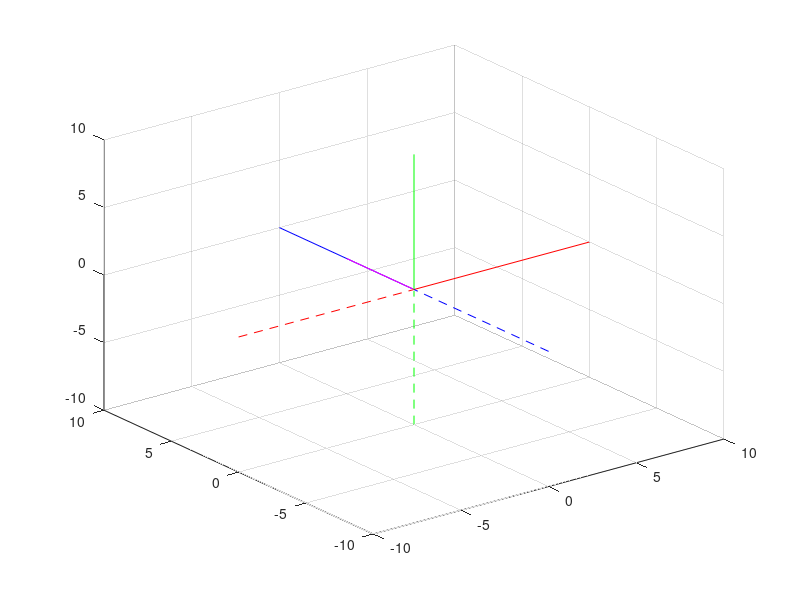

MATLAB code to generate this figure:
original = [0 0 0 1]
matriz_distancia = [0 5 0];

MT = [1 0 0 0;0 1 0 0;0 0 1 0;matriz_distancia(1) matriz_distancia(2) matriz_distancia(3) 1];


new = original*MT

plot3([0 10],[0 0],[0 0],'r');
hold on;
grid on;
plot3([-10 0],[0 0],[0 0],'--r');
plot3([0 0],[0 10],[0 0],'b');
plot3([0 0],[-10 0],[0 0],'--b');
plot3([0 0],[0 0],[0 10],'g');
plot3([0 0],[0 0],[-10 0],'--g');

plot3([0 original(1)],[0 original(2)],[0 original(3)],'c');
plot3([0 new(1)],[0 new(2)],[0 new(3)],'m');
